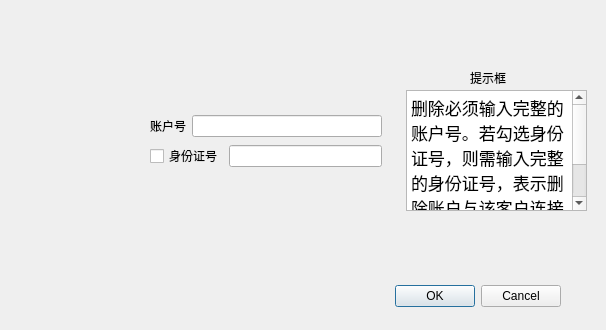
<?xml version="1.0" encoding="UTF-8"?>
<ui version="4.0">
 <class>AccountDeleteDialog</class>
 <widget class="QDialog" name="AccountDeleteDialog">
  <property name="geometry">
   <rect>
    <x>0</x>
    <y>0</y>
    <width>606</width>
    <height>330</height>
   </rect>
  </property>
  <property name="windowTitle">
   <string>AccountDeleteDialog</string>
  </property>
  <widget class="QDialogButtonBox" name="buttonBox">
   <property name="geometry">
    <rect>
     <x>220</x>
     <y>280</y>
     <width>341</width>
     <height>32</height>
    </rect>
   </property>
   <property name="orientation">
    <enum>Qt::Horizontal</enum>
   </property>
   <property name="standardButtons">
    <set>QDialogButtonBox::Cancel|QDialogButtonBox::Ok</set>
   </property>
  </widget>
  <widget class="QWidget" name="layoutWidget">
   <property name="geometry">
    <rect>
     <x>150</x>
     <y>140</y>
     <width>232</width>
     <height>32</height>
    </rect>
   </property>
   <layout class="QHBoxLayout" name="horizontalLayout_2">
    <item>
     <widget class="QCheckBox" name="checkBox">
      <property name="text">
       <string>身份证号</string>
      </property>
     </widget>
    </item>
    <item>
     <widget class="QLineEdit" name="clientlineEdit"/>
    </item>
   </layout>
  </widget>
  <widget class="QTextBrowser" name="textBrowser">
   <property name="geometry">
    <rect>
     <x>406</x>
     <y>90</y>
     <width>181</width>
     <height>121</height>
    </rect>
   </property>
   <property name="html">
    <string>&lt;!DOCTYPE HTML PUBLIC &quot;-//W3C//DTD HTML 4.0//EN&quot; &quot;http://www.w3.org/TR/REC-html40/strict.dtd&quot;&gt;
&lt;html&gt;&lt;head&gt;&lt;meta name=&quot;qrichtext&quot; content=&quot;1&quot; /&gt;&lt;style type=&quot;text/css&quot;&gt;
p, li { white-space: pre-wrap; }
&lt;/style&gt;&lt;/head&gt;&lt;body style=&quot; font-family:'.AppleSystemUIFont'; font-size:13pt; font-weight:400; font-style:normal;&quot;&gt;
&lt;p style=&quot; margin-top:0px; margin-bottom:0px; margin-left:0px; margin-right:0px; -qt-block-indent:0; text-indent:0px;&quot;&gt;删除必须输入完整的账户号。若勾选身份证号，则需输入完整的身份证号，表示删除账户与该客户连接关系，否则表示删除整个账户。&lt;/p&gt;&lt;/body&gt;&lt;/html&gt;</string>
   </property>
  </widget>
  <widget class="QLabel" name="label_6">
   <property name="geometry">
    <rect>
     <x>470</x>
     <y>70</y>
     <width>41</width>
     <height>16</height>
    </rect>
   </property>
   <property name="text">
    <string>提示框</string>
   </property>
  </widget>
  <widget class="QWidget" name="layoutWidget">
   <property name="geometry">
    <rect>
     <x>150</x>
     <y>110</y>
     <width>232</width>
     <height>32</height>
    </rect>
   </property>
   <layout class="QHBoxLayout" name="horizontalLayout">
    <item>
     <widget class="QLabel" name="label">
      <property name="text">
       <string>账户号</string>
      </property>
     </widget>
    </item>
    <item>
     <widget class="QLineEdit" name="accountlineEdit"/>
    </item>
   </layout>
  </widget>
 </widget>
 <resources/>
 <connections>
  <connection>
   <sender>buttonBox</sender>
   <signal>accepted()</signal>
   <receiver>AccountDeleteDialog</receiver>
   <slot>accept()</slot>
   <hints>
    <hint type="sourcelabel">
     <x>248</x>
     <y>254</y>
    </hint>
    <hint type="destinationlabel">
     <x>157</x>
     <y>274</y>
    </hint>
   </hints>
  </connection>
  <connection>
   <sender>buttonBox</sender>
   <signal>rejected()</signal>
   <receiver>AccountDeleteDialog</receiver>
   <slot>reject()</slot>
   <hints>
    <hint type="sourcelabel">
     <x>316</x>
     <y>260</y>
    </hint>
    <hint type="destinationlabel">
     <x>286</x>
     <y>274</y>
    </hint>
   </hints>
  </connection>
 </connections>
</ui>
